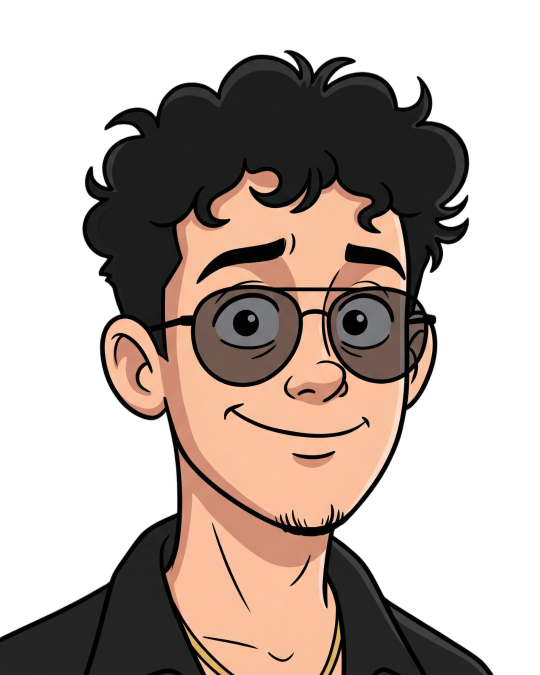
#> input picture assets/source/cutout.png, 1080 x 1350 px (shown at 1/2 size)
$ python generate.py
#> lines starting #> are read from the running program, lines starting #| are printed output that depends on the picture; after the words box and inside, x2 and y2 are one past the last pixel; in counts of white or black regions, pixels touching at a corner belong together
#!/usr/bin/env python3
"""Generate the animated GitHub profile banners for jhontabo.

Run from the repository root:
    python scripts/banner/generate.py

If assets/source/jhon.png exists it is dithered like emmi-lili.
If not, a synthetic dot grid is used so the banner still builds.
"""

from __future__ import annotations

import html
import math
from pathlib import Path

import numpy as np
from PIL import Image, ImageDraw, ImageEnhance, ImageFilter, ImageOps
from scipy.optimize import linear_sum_assignment
from scipy.spatial.distance import cdist


ROOT = Path(__file__).resolve().parents[2]
SOURCE_CANDIDATES = [
    ROOT / "assets/source/cutout.png",
    ROOT / "assets/source/jhon.png",
    ROOT / "assets/source/jhon.jpg",
    ROOT / "assets/source/github-profile.jpg",
    ROOT / "assets/source/github-profile.png",
    ROOT / "assets/source/profile.jpg",
    ROOT / "assets/source/me.png",
]
SOURCE = next((p for p in SOURCE_CANDIDATES if p.exists()), ROOT / "assets/source/jhon.png")
ASSETS = ROOT / "assets"
LOGOS = Path(__file__).resolve().parent / "logos"
DATA = Path(__file__).resolve().parent / "data"

W, H = 1180, 610
LOOP_SECONDS = 14.2
INTRO_SECONDS = 3.2
TRAVELLER_COUNT = 900
SEED = 20260214

ROWS = [
    ("Subject", "Jhon Tajumbina"),
    ("Role", "Software Engineer · Media Buyer"),
    ("Origin", "Colombia"),
    ("Education", "Ing. de Sistemas · Univ. Mariana"),
    ("Status", "Building + Shipping + Optimizing"),
    ("ToolChain", "Neovim · BSPWM · Git"),
    ("Core.Lang", "TypeScript · PHP · Dart"),
    ("Core.Frontend", "React · Next.js · Tailwind"),
    ("Core.Backend", "Laravel · Node · Express"),
    ("Core.Mobile", "Flutter · Android"),
    ("Core.Data", "MySQL · Firebase"),
    ("Core.Infra", "Docker · AWS · Linux"),
    ("Grid.Mail", "jhonse.tajumbina@gmail.com"),
    ("Grid.LinkedIn", "/in/jhon-tajumbina-8917922a3"),
    ("Grid.GitHub", "jhontabo"),
    ("Grid.Ads", "Meta Ads · TikTok Ads"),
]

THEMES = {
    "dark": {
        "bg": "#0f172a",
        "panel": "#0f172a",
        "panel2": "#1e293b",
        "line": "#334155",
        "muted": "#94a3b8",
        "text": "#e2e8f0",
        "portrait": "#38bdf8",
        "chrome": "#38bdf8",
        "accent": "#22c55e",
        "shadow": "#020617",
    },
    "light": {
        "bg": "#F6F8FA",
        "panel": "#FFFFFF",
        "panel2": "#EDF3F7",
        "line": "#CBD7E1",
        "muted": "#64748B",
        "text": "#172033",
        "portrait": "#0284c7",
        "chrome": "#0284c7",
        "accent": "#16a34a",
        "shadow": "#AAB7C4",
    },
}


def make_logos() -> dict[str, Image.Image]:
    """Create clean 400px black-on-transparent silhouette sources."""
    LOGOS.mkdir(parents=True, exist_ok=True)
    size = 400
    logos: dict[str, Image.Image] = {}

    # Gear (backend/automation/Laravel-ish)
    gear = Image.new("RGBA", (size, size), (0, 0, 0, 0))
    d = ImageDraw.Draw(gear)
    center = np.array([200.0, 200.0])
    outer: list[tuple[float, float]] = []
    for tooth in range(12):
        base = tooth * math.tau / 12
        for offset, radius in [
            (-0.42, 150), (-0.30, 178), (0.30, 178), (0.42, 150)
        ]:
            a = base + offset * math.tau / 12
            outer.append(tuple(center + radius * np.array([math.cos(a), math.sin(a)])))
    d.polygon(outer, fill="black")
    d.ellipse((70, 70, 330, 330), fill="black")
    d.ellipse((128, 128, 272, 272), fill=(0, 0, 0, 0))
    d.ellipse((174, 174, 226, 226), fill="black")
    logos["gear"] = gear

    # </> mark (frontend)
    code = Image.new("RGBA", (size, size), (0, 0, 0, 0))
    d = ImageDraw.Draw(code)
    stroke = 42
    d.line([(154, 95), (66, 200), (154, 305)], fill="black", width=stroke, joint="curve")
    d.line([(246, 95), (334, 200), (246, 305)], fill="black", width=stroke, joint="curve")
    d.line([(225, 72), (174, 328)], fill="black", width=stroke)
    logos["code"] = code

    # Target/ads: concentric rings + arrow (growth/Media Buying)
    ads = Image.new("RGBA", (size, size), (0, 0, 0, 0))
    d = ImageDraw.Draw(ads)
    d.ellipse((60, 60, 340, 340), outline="black", width=34)
    d.ellipse((120, 120, 280, 280), outline="black", width=30)
    d.ellipse((175, 175, 225, 225), fill="black")
    # arrow up-right
    d.line([(200, 200), (310, 90)], fill="black", width=26)
    d.line([(250, 90), (310, 90), (310, 150)], fill="black", width=26, joint="curve")
    logos["ads"] = ads

    for name, image in logos.items():
        image.save(LOGOS / f"{name}.png", optimize=True)
    return logos


def floyd_steinberg(gray: np.ndarray) -> np.ndarray:
    """Serpentine 1-bit Floyd-Steinberg diffusion; True means a lit pixel."""
    work = gray.astype(np.float32) / 255.0
    out = np.zeros_like(work, dtype=bool)
    height, width = work.shape
    for y in range(height):
        left_to_right = y % 2 == 0
        xs = range(width) if left_to_right else range(width - 1, -1, -1)
        direction = 1 if left_to_right else -1
        for x in xs:
            old = work[y, x]
            new = 1.0 if old >= 0.5 else 0.0
            out[y, x] = bool(new)
            err = old - new
            nx = x + direction
            if 0 <= nx < width:
                work[y, nx] += err * 7 / 16
            if y + 1 < height:
                if 0 <= x - direction < width:
                    work[y + 1, x - direction] += err * 3 / 16
                work[y + 1, x] += err * 5 / 16
                if 0 <= nx < width:
                    work[y + 1, nx] += err * 1 / 16
    return out


def synthetic_portrait(rng: np.random.Generator) -> np.ndarray:
    """Fallback when no photo exists: dense circular JT monogram-ish cloud."""
    # 300x340 lattice filled as disc + noise so morph still looks good.
    ys, xs = np.mgrid[0:340, 0:300]
    cx, cy, r = 150, 170, 130
    dist = np.sqrt((xs - cx) ** 2 + ((ys - cy) * 1.1) ** 2)
    mask = dist < r + rng.normal(0, 12, size=dist.shape)
    ys2, xs2 = np.where(mask)
    points = np.column_stack((74 + xs2, 154 + ys2)).astype(np.float32)
    if len(points) > 18000:
        points = points[rng.choice(len(points), 18000, replace=False)]
    return points


def portrait_points(theme: str, rng: np.random.Generator) -> np.ndarray:
    """Return sampled x/y banner coordinates from a 300x340 dither grid."""
    if not SOURCE.exists():
        return synthetic_portrait(rng)
    src = Image.open(SOURCE)
    # Fit any photo (ej. 2104x2048 jpg) al frame 300x340 con crop centrado.
    crop = ImageOps.fit(src.convert("RGBA"), (300, 340), Image.Resampling.LANCZOS, centering=(0.5, 0.4))
    rgb = crop.convert("RGB")
    raw_alpha = crop.getchannel("A")
    # JPGs come with a fully opaque alpha channel: treat that as "no cutout"
    # and fall back to an elliptical avatar mask so the room background
    # doesn't get dithered. A real cutout PNG keeps its own transparency.
    has_cutout = raw_alpha.getextrema()[0] < 250
    if has_cutout:
        alpha = np.asarray(raw_alpha, dtype=np.float32) / 255.0
    else:
        ys_m, xs_m = np.mgrid[0:340, 0:300]
        ellipse = ((xs_m - 150) / 138) ** 2 + ((ys_m - 168) / 158) ** 2
        alpha = np.clip(1.0 - (ellipse - 1.0) / 0.08, 0.0, 1.0).astype(np.float32)
        # Luma-key: fondo blanco/near-white (foto sin fondo sobre blanco)
        # se vuelve transparente para no ditherizarlo.
        lum_key = np.asarray(ImageOps.grayscale(rgb), dtype=np.float32)
        alpha *= np.clip((238.0 - lum_key) / 17.0, 0.0, 1.0)

    if theme == "dark":
        lum = np.asarray(ImageOps.grayscale(rgb), dtype=np.float32)
        prepared = Image.fromarray(np.uint8(np.clip(lum * alpha, 0, 255)), "L")
        select_lit = True
    else:
        white = Image.new("RGBA", crop.size, "white")
        white.alpha_composite(crop)
        prepared = ImageOps.grayscale(white.convert("RGB"))
        select_lit = False

    if theme == "dark":
        mask = Image.fromarray(np.uint8((alpha > 0.08) * 255), "L")
        prepared = ImageOps.equalize(prepared, mask=mask)
    else:
        prepared = ImageOps.autocontrast(prepared, cutoff=1)
    prepared = ImageEnhance.Contrast(prepared).enhance(1.35)
    prepared = prepared.filter(ImageFilter.UnsharpMask(radius=2, percent=175, threshold=1))
    bits = floyd_steinberg(np.asarray(prepared))
    active = bits if select_lit else ~bits
    # Always mask: real cutout PNG or elliptical avatar mask for plain JPGs.
    active &= alpha > 0.08

    ys, xs = np.where(active)
    if len(xs) == 0:
        return synthetic_portrait(rng)
    points = np.column_stack((74 + xs, 154 + ys)).astype(np.float32)
    if len(points) > 18000:
        points = points[rng.choice(len(points), 18000, replace=False)]
    return points


def sample_logo_points(
    image: Image.Image, rng: np.random.Generator, count: int
) -> np.ndarray:
    alpha = np.asarray(image.getchannel("A"))
    ys, xs = np.where(alpha > 127)
    chosen = rng.choice(len(xs), count, replace=len(xs) < count)
    return np.column_stack((89 + xs[chosen] * 0.675, 188 + ys[chosen] * 0.675)).astype(
        np.float32
    )


def transport(source: np.ndarray, target: np.ndarray) -> np.ndarray:
    rows, cols = linear_sum_assignment(cdist(source, target, metric="sqeuclidean"))
    ordered = np.empty_like(target)
    ordered[rows] = target[cols]
    return ordered


def num(value: float) -> str:
    return f"{value:.1f}".rstrip("0").rstrip(".")


def point_path(points: np.ndarray) -> str:
    if not len(points):
        return ""
    integer = np.rint(points).astype(int)
    unique = sorted({(int(x), int(y)) for x, y in integer}, key=lambda p: (p[1], p[0]))
    chunks: list[str] = []
    i = 0
    while i < len(unique):
        x0, y = unique[i]
        x1 = x0
        i += 1
        while i < len(unique) and unique[i][1] == y and unique[i][0] <= x1 + 1:
            x1 = unique[i][0]
            i += 1
        chunks.append(f"M{x0} {y}h{x1 - x0 + 1}")
    return "".join(chunks)


def dotted_leader(x1: float, x2: float, y: float) -> str:
    if x2 <= x1:
        return ""
    return "".join(f"M{x} {num(y)}h1" for x in np.arange(x1, x2, 5.0))


def text_width(text: str, font_size: float) -> float:
    return len(text) * font_size * 0.605


def animate_values(points: list[np.ndarray], index: int) -> str:
    return ";".join(f"{num(p[index, 0])} {num(p[index, 1])}" for p in points)


def render_svg(
    theme_name: str,
    portrait: np.ndarray,
    logo_points: dict[str, np.ndarray],
    rng: np.random.Generator,
) -> str:
    t = THEMES[theme_name]
    n = min(TRAVELLER_COUNT, len(portrait))
    source = portrait[rng.choice(len(portrait), n, replace=False)]
    gear = transport(source, logo_points["gear"][:n])
    code = transport(gear, logo_points["code"][:n])
    ads = transport(code, logo_points["ads"][:n])

    times = [0, 3.0, 4.3, 6.3, 7.6, 9.6, 10.9, 12.9, 14.2]
    key_times = ";".join(num(v / LOOP_SECONDS) for v in times)
    frames = [source, source, gear, gear, code, code, ads, ads, source]
    opacity_values = "0;0;1;1;1;1;1;1;0"

    parts: list[str] = [
        '<svg xmlns="http://www.w3.org/2000/svg" '
        f'width="{W}" height="{H}" viewBox="0 0 {W} {H}" role="img" '
        'aria-labelledby="title desc">',
        "<title id=\"title\">Jhon's live system profile</title>",
        '<desc id="desc">Animated terminal profile with dithered portrait and '
        "gear, code, and ads silhouettes.</desc>",
        "<defs>",
        '<filter id="shadow" x="-20%" y="-20%" width="140%" height="150%">'
        f'<feDropShadow dx="0" dy="12" stdDeviation="16" flood-color="{t["shadow"]}" '
        'flood-opacity=".28"/></filter>',
        '<filter id="glow" x="-100%" y="-100%" width="300%" height="300%">'
        f'<feGaussianBlur stdDeviation="3" result="b"/><feFlood flood-color="{t["chrome"]}" '
        'flood-opacity=".35"/><feComposite in2="b" operator="in"/>'
        '<feMerge><feMergeNode/><feMergeNode in="SourceGraphic"/></feMerge></filter>',
        '<clipPath id="visualClip"><rect x="49" y="124" width="390" height="414" rx="3"/></clipPath>',
        "</defs>",
        f'<rect width="{W}" height="{H}" rx="18" fill="{t["bg"]}"/>',
        f'<rect x="13" y="13" width="1154" height="584" rx="13" fill="{t["panel"]}" '
        f'stroke="{t["line"]}" filter="url(#shadow)"/>',
        f'<path d="M13 62H1167" stroke="{t["line"]}"/>',
        '<circle cx="38" cy="38" r="6" fill="#FF5F57"/>'
        '<circle cx="59" cy="38" r="6" fill="#FEBC2E"/>'
        '<circle cx="80" cy="38" r="6" fill="#28C840"/>',
        f'<text x="590" y="43" text-anchor="middle" fill="{t["muted"]}" '
        'font-family="ui-monospace,SFMono-Regular,Consolas,monospace" font-size="13" '
        'letter-spacing=".4">profile.sh --live</text>',
        f'<rect x="35" y="88" width="418" height="472" rx="6" fill="{t["panel2"]}" '
        f'stroke="{t["line"]}"/>',
        f'<path d="M35 124H453" stroke="{t["line"]}"/>',
        f'<text x="49" y="111" fill="{t["chrome"]}" '
        'font-family="ui-monospace,SFMono-Regular,Consolas,monospace" font-size="13" '
        'font-weight="700" letter-spacing="1.2">VISUAL.MAP</text>',
        f'<text x="438" y="111" text-anchor="end" fill="{t["muted"]}" '
        'font-family="ui-monospace,SFMono-Regular,Consolas,monospace" font-size="11">300×340 / 1-BIT</text>',
        f'<path d="M49 141h12M49 141v12M439 141h-12M439 141v12M49 539h12M49 539v-12'
        f'M439 539h-12M439 539v-12" fill="none" stroke="{t["chrome"]}" opacity=".55"/>',
        '<g clip-path="url(#visualClip)" shape-rendering="crispEdges">',
        '<g opacity="1">',
    ]

    gear_centroid = gear.mean(axis=0)
    band_ids = rng.integers(0, 94, size=len(portrait))
    noise = rng.normal(0, 4, size=(94, 2))
    for band in range(94):
        pts = portrait[band_ids == band]
        if not len(pts):
            continue
        centroid = pts.mean(axis=0)
        delta = (gear_centroid - centroid) * 0.18 + noise[band]
        d = point_path(pts)
        parts.append(
            f'<path d="{d}" fill="none" stroke="{t["portrait"]}" stroke-width="1" '
            'opacity=".94">'
            f'<animateTransform attributeName="transform" type="translate" begin="{INTRO_SECONDS}s" '
            f'dur="{LOOP_SECONDS}s" repeatCount="indefinite" calcMode="linear" '
            f'keyTimes="{key_times}" values="0 0;0 0;{num(delta[0])} {num(delta[1])};'
            f'{num(delta[0])} {num(delta[1])};0 0;0 0;0 0;0 0;0 0"/>'
            f'<animate attributeName="opacity" begin="{INTRO_SECONDS}s" dur="{LOOP_SECONDS}s" '
            f'repeatCount="indefinite" keyTimes="{key_times}" '
            'values=".94;.94;0;0;0;0;0;0;.94"/></path>'
        )

    for i in range(n):
        positions = animate_values(frames, i)
        parts.append(
            f'<path d="M-.65-.65h1.3v1.3h-1.3z" fill="{t["portrait"]}">'
            f'<animateTransform attributeName="transform" type="translate" begin="{INTRO_SECONDS}s" '
            f'dur="{LOOP_SECONDS}s" repeatCount="indefinite" calcMode="linear" '
            f'keyTimes="{key_times}" values="{positions}"/>'
            f'<animate attributeName="opacity" begin="{INTRO_SECONDS}s" dur="{LOOP_SECONDS}s" '
            f'repeatCount="indefinite" calcMode="linear" keyTimes="{key_times}" '
            f'values="{opacity_values}"/></path>'
        )
    parts.append("</g>")

    intro_ids = rng.integers(0, 60, size=len(portrait))
    order = rng.permutation(60)
    starts = np.empty(60)
    starts[order] = np.linspace(0.05, 1.2, 60)
    for group in range(60):
        pts = portrait[intro_ids == group]
        if not len(pts):
            continue
        parts.append(
            f'<path d="{point_path(pts)}" fill="none" stroke="{t["portrait"]}" '
            'stroke-width="1" opacity="0">'
            f'<animate attributeName="opacity" begin="{num(starts[group])}s" dur=".8s" '
            'values="0;1" fill="freeze"/>'
            '<animate attributeName="opacity" begin="3.08s" dur=".12s" values="1;0" fill="freeze"/>'
            "</path>"
        )
    parts.extend(
        [
            "</g>",
            f'<text x="58" y="551" fill="{t["muted"]}" '
            'font-family="ui-monospace,SFMono-Regular,Consolas,monospace" font-size="10">'
            f'PTS {len(portrait):05d} · FS/SERPENTINE</text>',
            f'<rect x="474" y="88" width="672" height="472" rx="6" fill="{t["panel2"]}" '
            f'stroke="{t["line"]}"/>',
            f'<path d="M474 124H1146" stroke="{t["line"]}"/>',
            f'<text x="490" y="111" fill="{t["chrome"]}" '
            'font-family="ui-monospace,SFMono-Regular,Consolas,monospace" font-size="13" '
            'font-weight="700" letter-spacing="1.2">SYSTEM.INFO</text>',
            '<g filter="url(#glow)"><circle cx="915" cy="106" r="4" fill="#FF4D5A">'
            '<animate attributeName="opacity" values="1;.3;1" dur="1.6s" repeatCount="indefinite"/>'
            '</circle></g>',
            '<text x="927" y="111" fill="#FF4D5A" '
            'font-family="ui-monospace,SFMono-Regular,Consolas,monospace" font-size="12" '
            'font-weight="700">LIVE</text>',
            f'<rect x="982" y="94" width="146" height="24" rx="12" fill="{t["chrome"]}" opacity=".16" '
            f'stroke="{t["chrome"]}"/>',
            f'<text x="1055" y="111" text-anchor="middle" fill="{t["chrome"]}" '
            'font-family="ui-monospace,SFMono-Regular,Consolas,monospace" font-size="14" '
            'font-weight="700">@jhontabo</text>',
        ]
    )

    value_right = 1127.0
    row_y = 153.0
    for label, value in ROWS:
        value_len = text_width(value, 14)
        label_len = text_width(label, 14)
        leader_start = 491 + label_len + 12
        leader_end = value_right - value_len - 12
        parts.extend(
            [
                f'<text x="491" y="{num(row_y)}" fill="{t["muted"]}" '
                'font-family="ui-monospace,SFMono-Regular,Consolas,monospace" font-size="14">'
                f"{html.escape(label)}</text>",
                f'<path d="{dotted_leader(leader_start, leader_end, row_y - 4)}" '
                f'fill="none" stroke="{t["line"]}" stroke-width="1" shape-rendering="crispEdges"/>',
                f'<text x="{num(value_right)}" y="{num(row_y)}" text-anchor="end" '
                f'fill="{t["text"]}" font-family="ui-monospace,SFMono-Regular,Consolas,monospace" '
                f'font-size="14" textLength="{num(value_len)}" lengthAdjust="spacingAndGlyphs">'
                f"{html.escape(value)}</text>",
            ]
        )
        row_y += 23

    parts.extend(
        [
            f'<path d="M490 530H1130" stroke="{t["line"]}"/>',
            f'<text x="491" y="548" fill="{t["accent"]}" '
            'font-family="ui-monospace,SFMono-Regular,Consolas,monospace" font-size="11">'
            "● ALL SYSTEMS NOMINAL</text>",
            f'<text x="1128" y="548" text-anchor="end" fill="{t["muted"]}" '
            'font-family="ui-monospace,SFMono-Regular,Consolas,monospace" font-size="11">'
            "UTC-5 · COLOMBIA NODE</text>",
            "</svg>",
        ]
    )
    return "".join(parts)


def main() -> None:
    ASSETS.mkdir(parents=True, exist_ok=True)
    DATA.mkdir(parents=True, exist_ok=True)
    logos = make_logos()
#> in make_logos, `gear = Image.new("RGBA", (size, size), (0, 0, 0, 0))`: gear: PIL image 400x400 RGBA; every value is 0
#> the loop in make_logos, `for name, image in logos.items():` made 3 passes
#> name on passes 1 to 3: 'gear', 'code', 'ads'
#> pass 1, in make_logos, `image.save(LOGOS / f"{name}.png", optimize=True)`:
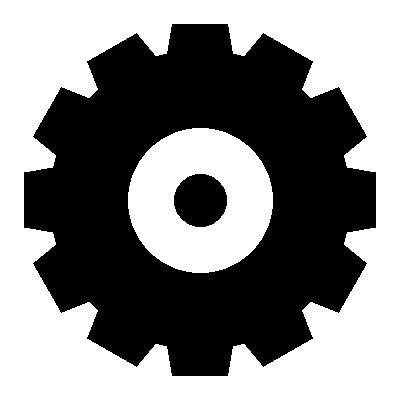
#> saved as gear.png: PIL image 400x400 RGBA; mean R, G, B, A 0, 0, 0, 122; transparent parts drawn white
#> logos = 3 items

    portraits: dict[str, np.ndarray] = {}
    for index, theme in enumerate(THEMES):
        rng = np.random.default_rng(SEED + index)
        points = portrait_points(theme, rng)
#> in portrait_points, src is the input picture: PIL image 1080x1350 RGBA; mean R, G, B, A 60.8, 48.1, 41.1, 129.7
#> in portrait_points, `crop = ImageOps.fit(src.convert("RGBA"), (300, 340), Image.Resampling...`:
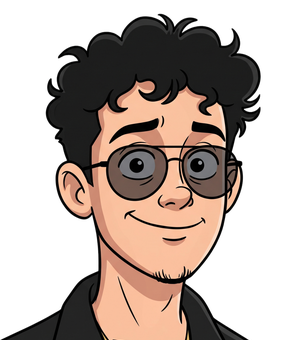
#> crop: PIL image 300x340 RGBA; mean R, G, B, A 62.7, 49.4, 42.4, 129.2; transparent parts drawn white
#> in portrait_points, `raw_alpha = crop.getchannel("A")`:
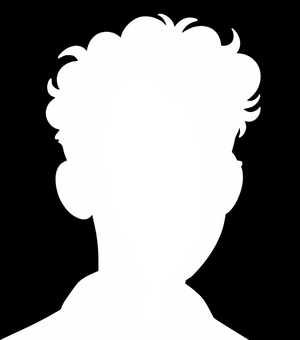
#> raw_alpha: PIL image 300x340 L; min 0, max 255, mean 129.2
#> in portrait_points, `has_cutout = raw_alpha.getextrema()[0] < 250`: has_cutout = True
#> in portrait_points, `lum = np.asarray(ImageOps.grayscale(rgb), dtype=np.float32)`:
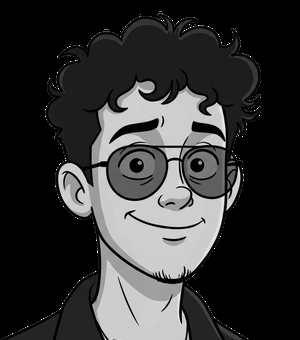
#> lum: shape (340, 300) float32; min 0, max 255, mean 52.6
#> in portrait_points, `mask = Image.fromarray(np.uint8((alpha > 0.08) * 255), "L")`:
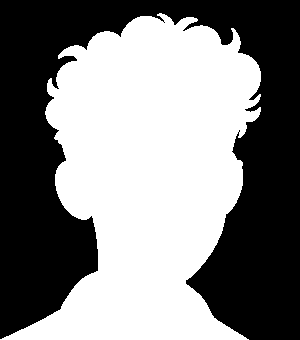
#> mask: PIL image 300x340 L; 51.4% white; 1 black region, box (x1, y1, x2, y2) and area: (0, 0, 300, 340) 49587
#> after the loop in floyd_steinberg, `for y in range(height):`:
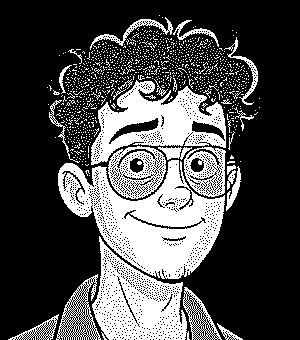
#> out: shape (340, 300) bool; 29.4% white; 1120 white regions (1092 under 20 px), largest, box (x1, y1, x2, y2) and area: (58, 160, 225, 279) 9867, (91, 80, 226, 165) 5452, (92, 236, 190, 340) 5343
#> after the loop in floyd_steinberg, `for y in range(height):`:
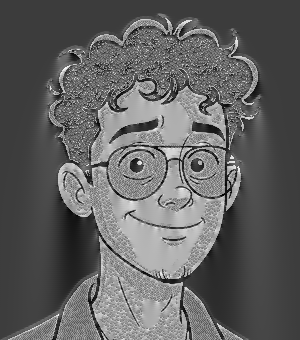
#> work: shape (340, 300) float32; min -0.446, max 1.42, mean 0.271; drawn with min black and max white
#> in portrait_points, `points = np.column_stack((74 + xs, 154 + ys)).astype(np.float32)`: points = 30005 pairs, first value 82 to 333, second value 169 to 493
#> in portrait_points, `points = points[rng.choice(len(points), 18000, replace=False)]`: points = 18000 pairs, first value 83 to 333, second value 171 to 493
        portraits[theme] = points
        np.save(DATA / f"portrait-{theme}.npy", points)

    for index, theme in enumerate(THEMES):
        rng = np.random.default_rng(SEED + 100 + index)
        sampled = {
            name: sample_logo_points(image, rng, TRAVELLER_COUNT)
            for name, image in logos.items()
        }
        for name, points in sampled.items():
            np.save(DATA / f"{name}-{theme}.npy", points)
        svg = render_svg(theme, portraits[theme], sampled, rng)
        output = ASSETS / f"banner-{theme}.svg"
        output.write_text(svg, encoding="utf-8")
        byte_size = output.stat().st_size
        print(
            f"{output.relative_to(ROOT)}: {byte_size:,} bytes "
            f"({byte_size / 1024:.1f} KiB), {len(portraits[theme]):,} portrait dots, "
            f"{TRAVELLER_COUNT} travellers"
        )
#> this loop made 2 passes
#> (n in render_svg, frames in render_svg, gear_centroid in render_svg) on passes 1 to 2: (900, 9 point arrays, longest 900 points, [226.5, 325.6]), (900, 9 point arrays, longest 900 points, [225, 322.3])
#| assets/banner-dark.svg: 894,333 bytes (873.4 KiB), 18,000 portrait dots, 900 travellers
#| assets/banner-light.svg: 894,251 bytes (873.3 KiB), 18,000 portrait dots, 900 travellers

    for name in logos:
        output = LOGOS / f"{name}.png"
        print(f"{output.relative_to(ROOT)}: {output.stat().st_size:,} bytes")
#> this loop made 1 pass


if __name__ == "__main__":
#> (the run stopped early here; a loop or call above may not have finished)
